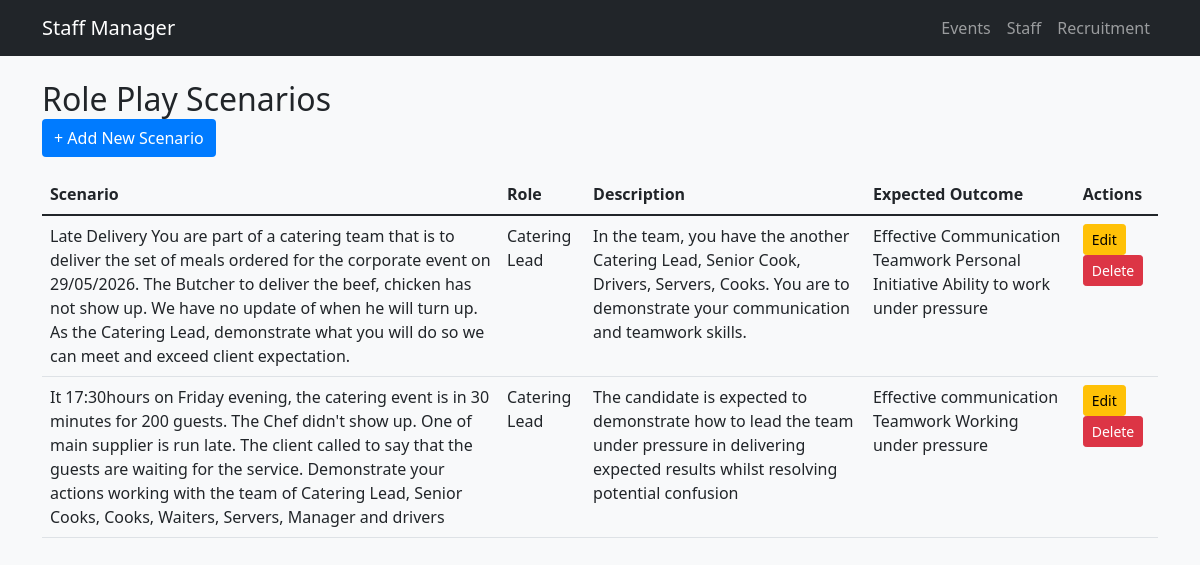
Page /staff/role_play/ on the committed database.
### staff/models.py (models this page shows, shortened)
class RolePlay(models.Model):
    scenario = models.TextField()
    role = models.CharField(max_length=50, blank=True, null=True)
    description = models.TextField()
    expected_outcome = models.TextField()

### staff/views.py (the view)
# urls.py: path('role_play/', RolePlayListView.as_view(), name='role_play_list'),
class RolePlayListView(ListView):
    model = RolePlay
    template_name = 'staff/role_play_list.html'

### staff/templates/staff/role_play_list.html
{% extends 'staff/base.html' %}
{% block content %}
    <h2>Role Play Scenarios</h2>
    <a href="{% url 'staff:role_play_create' %}" style="background:#007bff;color:white;padding:8px 12px;text-decoration:none;border-radius:4px;">+ Add New Scenario</a>
    <br><br>
    <table class="table">
        <thead>
            <tr>
                <th>Scenario</th>
                <th>Role</th>
                <th>Description</th>
                <th>Expected Outcome</th>
                <th>Actions</th>
            </tr>
        </thead>
        <tbody>
            {% for role_play in roleplay_list %}
            <tr>
                <td>{{ role_play.scenario }}</td>
                <td>{{ role_play.role }}</td>
                <td>{{ role_play.description }}</td>
                <td>{{ role_play.expected_outcome }}</td>
                <td>
                    <a href="{% url 'staff:role_play_update' role_play.pk %}" class="btn btn-sm btn-warning">Edit</a>
                    <a href="{% url 'staff:role_play_delete' role_play.pk %}" class="btn btn-sm btn-danger">Delete</a>
                </td>
            </tr>
            {% endfor %}
        </tbody>
    </table>
{% endblock %}

### staff/templates/staff/base.html (shortened to what this page needs)
<!DOCTYPE html>
<html>
<head>
    <link href="https://cdn.jsdelivr.net/npm/bootstrap@5.1.3/dist/css/bootstrap.min.css" rel="stylesheet">
    <link rel="stylesheet" href="https://cdn.jsdelivr.net/npm/flatpickr/dist/flatpickr.min.css">
    <link href="https://cdn.jsdelivr.net/npm/select2@4.1.0-rc.0/dist/css/select2.min.css" rel="stylesheet" />
    <link href="https://cdn.jsdelivr.net/npm/select2-bootstrap-5-theme@1.3.0/dist/select2-bootstrap-5-theme.min.css" rel="stylesheet" />
</head>
<body>
    <nav class="navbar navbar-dark bg-dark navbar-expand-lg mb-4">
        <div class="container">
            <a class="navbar-brand" href="{% url 'staff:event_list' %}">Staff Manager</a>
            <div class="navbar-nav">
                <a class="nav-link" href="{% url 'staff:event_list' %}">Events</a>
                <a class="nav-link" href="{% url 'staff:staff_list' %}">Staff</a>
                <a class="nav-link" href="{% url 'staff:recruitment_list' %}">Recruitment</a>
            </div>
        </div>
    </nav>
    <div class="container">
        {% block content %}
        {% endblock %}
    </div>
</body>
</html>

### staff/templates/staff/base.html (style rules this page uses)
body { background-color: #f8f9fa; }

### rows in the picture
RolePlay: scenario "Late Delivery You are part of a catering team that is to deliver the set of meals ordered for the corporate event on 29/05/2026. The Butcher to deliver the beef, chicken has not show up. We have no update of when he will turn up. As the Catering Lead, demonstrate what you will do so we can meet and exceed client expectation.", role "Catering Lead", description "In the team, you have the another Catering Lead, Senior Cook, Drivers, Servers, Cooks. You are to demonstrate your communication and teamwork skills.", expected_outcome "Effective Communication Teamwork Personal Initiative Ability to work under pressure"
RolePlay: scenario "It 17:30hours on Friday evening, the catering event is in 30 minutes for 200 guests. The Chef didn't show up. One of main supplier is run late. The client called to say that the guests are waiting for the service. Demonstrate your actions working with the team of Catering Lead, Senior Cooks, Cooks, Waiters, Servers, Manager and drivers", role "Catering Lead", description "The candidate is expected to demonstrate how to lead the team under pressure in delivering expected results whilst resolving potential confusion", expected_outcome "Effective communication Teamwork Working under pressure"
